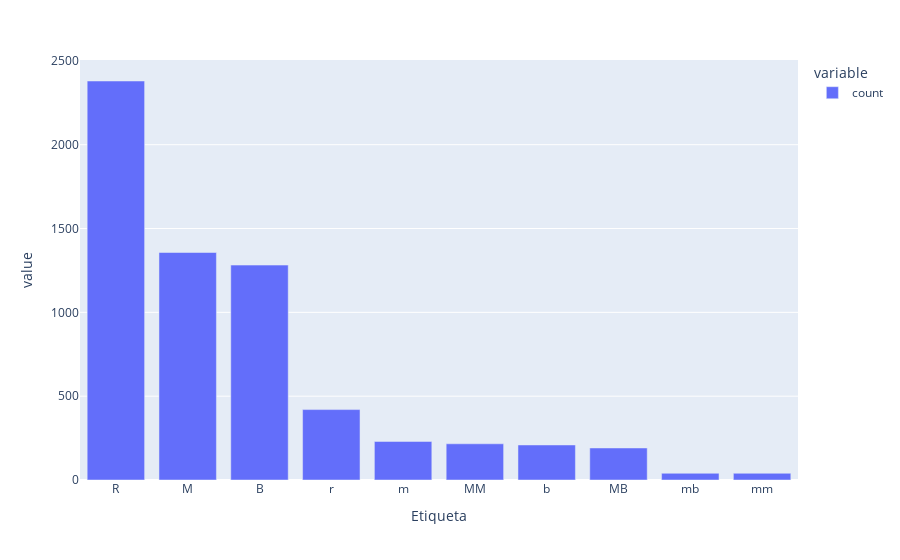

Source (notebook cell):
### Code cell
# Variable Etiqueta
cat_plot(vinos.Etiqueta)

### Figure 1 — Plotly figure (JSON) as saved in the notebook; plotly's stock layout.template omitted (floating-point values rounded to 4 significant figures)
{"data": [{"alignmentgroup": "True", "hovertemplate": "variable=count<br>Etiqueta=%{x}<br>value=%{y}<extra></extra>", "legendgroup": "count", "marker": {"color": "#636efa", "pattern": {"shape": ""}}, "name": "count", "offsetgroup": "count", "orientation": "v", "showlegend": true, "textposition": "auto", "type": "bar", "x": ["R", "M", "B", "r", "m", "MM", "b", "MB", "mb", "mm"], "xaxis": "x", "y": [2380, 1357, 1282, 420, 230, 216, 209, 191, 40, 40], "yaxis": "y"}], "layout": {"barmode": "relative", "legend": {"title": {"text": "variable"}, "tracegroupgap": 0}, "margin": {"t": 60}, "width": 900, "xaxis": {"anchor": "y", "domain": [0, 1], "title": {"text": "Etiqueta"}}, "yaxis": {"anchor": "x", "domain": [0, 1], "title": {"text": "value"}}}}
